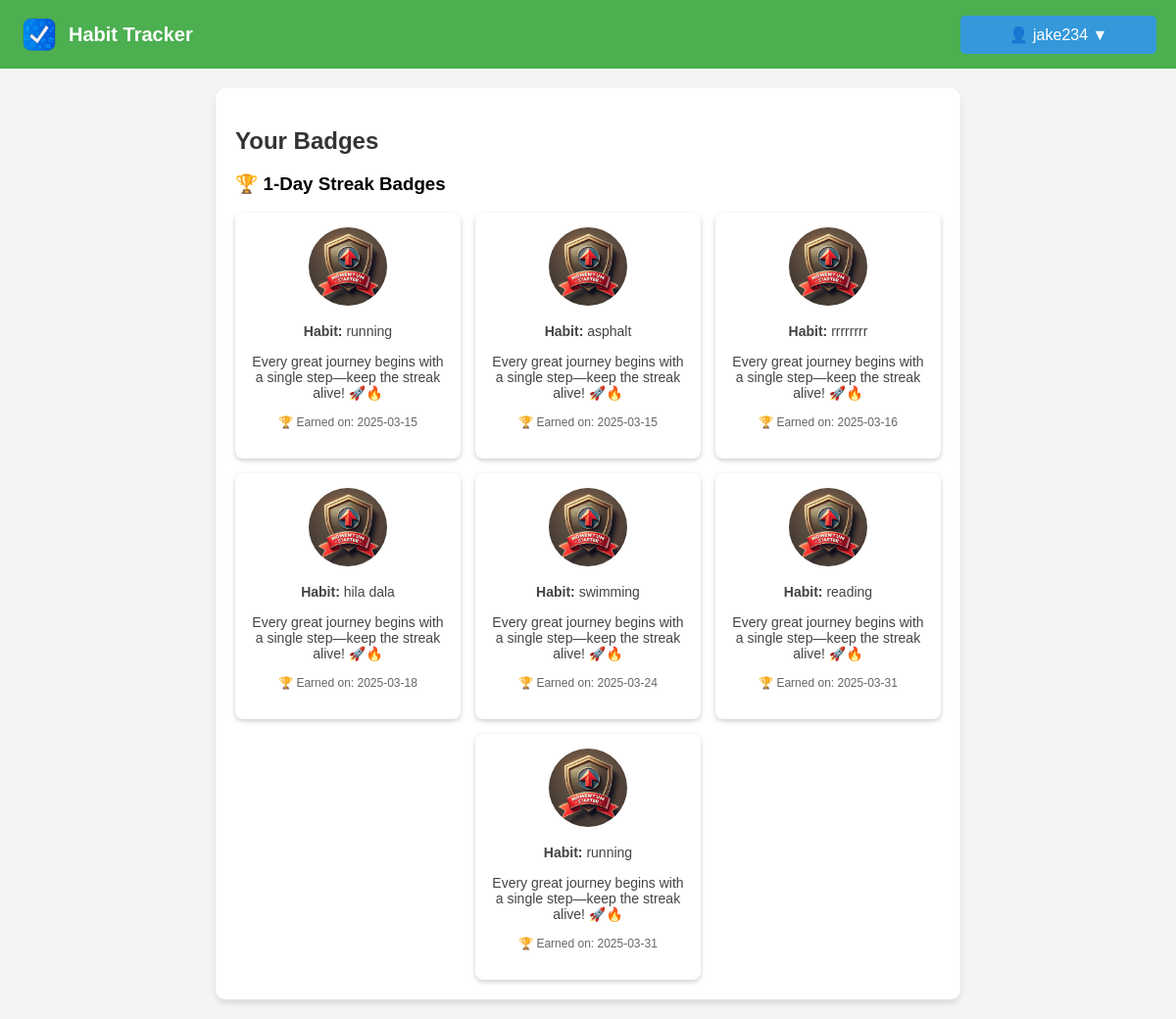
Page /badges (signed in) on the committed database.
### models.py (models this page shows, shortened)
class UserBadge(db.Model):
    id = db.Column(db.Integer, primary_key=True)
    user_id = db.Column(db.Integer, db.ForeignKey('user.id'), nullable=False)
    habit_id = db.Column(db.Integer, db.ForeignKey('activity.id'), nullable=False)
    habit_name = db.Column(db.String(100))  # New column to store habit name
    badge_id = db.Column(db.Integer, db.ForeignKey('badge.id'), nullable=False)
    awarded_at = db.Column(db.DateTime, default=datetime.utcnow)
    user = db.relationship('User', backref=db.backref('earned_badges', lazy=True))
    badge = db.relationship('Badge', backref=db.backref('awarded_to', lazy=True))

class Badge(db.Model):
    id = db.Column(db.Integer, primary_key=True)
    name = db.Column(db.String(100), nullable=False, unique=True)  # Badge name
    description = db.Column(db.Text, nullable=True)  # Description
    streak_required = db.Column(db.Integer, nullable=False)  # Streak condition
    created_at = db.Column(db.DateTime, default=datetime.utcnow)
    image_filename = db.Column(db.String(255), nullable=False)

class Activity(db.Model):
    id = db.Column(db.Integer, primary_key=True)
    name = db.Column(db.String(120), nullable=False)
    user_id = db.Column(db.Integer, db.ForeignKey('user.id'), nullable=False)
    streak = db.Column(db.Integer, default=0)
    highest_streak = db.Column(db.Integer, default=0)  # New column for highest streak
    last_completed = db.Column(db.DateTime, default=None)
    date_added = db.Column(db.Date, default=datetime.utcnow)
    status = db.Column(db.String(10), default='active')

### routes.py (the view)
@main_bp.route('/badges')
def badges():
    if 'user_id' not in session:
        flash("You need to log in first.", "danger")
        return redirect(url_for('main.login'))
    user_id = session['user_id']
    user_badges = UserBadge.query.filter_by(user_id=user_id).all()
    for badge in user_badges:
        badge.badge.name_escaped = json.dumps(badge.badge.name)
        badge.badge.description_escaped = json.dumps(badge.badge.description)
        badge.habit = Activity.query.get(badge.habit_id)
    streak_groups = {
        360: [],
        180: [],
        30: [],
        7: [],
        1: []
    }
    for badge in user_badges:
        if badge.badge and badge.badge.streak_required:
            if badge.badge.streak_required in streak_groups:
                streak_groups[badge.badge.streak_required].append(badge)
    sorted_streak_groups = {
        k: streak_groups[k] for k in sorted(streak_groups.keys(), reverse=True)
    }
    return render_template(
        'badges.html',
        username=session['username'],
        streak_groups=sorted_streak_groups
    )

### templates/badges.html (shortened to what this page needs)
<!DOCTYPE html>
<html lang="en">
  <head>
    <link
      rel="stylesheet"
      href="{{ url_for('static', filename='styles.css') }}"
    />
  </head>
  <body>
    <nav class="navbar">
      <div class="logo">
        <img
          src="{{ url_for('static', filename='logo.png') }}"
          alt="Habit Tracker Logo"
        />
        <span class="app-name">Habit Tracker</span>
      </div>
      <div class="nav-buttons">
        <div class="dropdown">
          <button class="dropbtn">👤 {{ session['username'] }} ▼</button>
        </div>
      </div>
    </nav>
    <div class="container">
      <h2>Your Badges</h2>
      {% if streak_groups %} {% for streak, badges in streak_groups.items() %}
      {% if badges %}
      <div class="badge-group">
        <h3>🏆 {{ streak }}-Day Streak Badges</h3>
        <div class="badge-grid">
          {% for badge in badges %}
          <div
            class="badge-card"
            onclick="openBadgeModal(
                      '{{ badge.badge.name }}',
                      '{{ badge.badge.description }}',
                      '{{ url_for('static', filename='badges/' + badge.badge.image_filename) }}',
                      '{% if badge.habit %}{{ badge.habit.name }}{% else %}{{ badge.habit_name }}{% endif %}'
                    )"
          >
            <img
              src="{{ url_for('static', filename='badges/' + badge.badge.image_filename) }}"
              alt="{{ badge.badge.name }}"
              title="{{ badge.badge.name }}"
              class="badge-img"
            />
            <p>
              <strong>Habit:</strong>
              {% if badge.habit %} {{ badge.habit.name }} {% else %} {{
              badge.habit_name }} {% endif %}
            </p>
            <p>{{ badge.badge.description }}</p>
            <p class="badge-earned">
              🏆 Earned on: {{ badge.awarded_at.strftime('%Y-%m-%d') }}
            </p>
          </div>
          {% endfor %}
        </div>
      </div>
      {% endif %} {% endfor %} {% else %}
      <p>
        No badges earned yet. Keep tracking your habits to unlock achievements!
      </p>
      {% endif %}
    </div>
  </body>
</html>

### static/styles.css (style rules this page uses)
body { margin: 0; padding: 0; font-family: Arial, sans-serif; background-color: #f4f4f4; }
.navbar { display: flex; justify-content: space-between; align-items: center; background-color: #4CAF50; padding: 15px 20px; color: white; }
.logo { display: flex; align-items: center; }
.logo img { width: 40px; height: 40px; margin-right: 10px; }
.app-name { font-size: 20px; font-weight: bold; }
.dropbtn { background-color: #3498db; color: white; padding: 10px 16px; font-size: 16px; border: none; cursor: pointer; border-radius: 5px; }
.dropdown { position: relative; display: inline-block; }
.container { width: 60%; margin: 20px auto; padding: 20px; background: white; box-shadow: 0px 4px 6px rgba(0, 0, 0, 0.1); border-radius: 10px; }
h2 { color: #333; margin-bottom: 15px; }
button { padding: 8px 12px; width: 200px; border: none; border-radius: 5px; font-size: 14px; cursor: pointer; transition: 0.3s ease-in-out; }
p { font-size: 14px; color: #444; margin-bottom: 15px; }
.badge-earned { font-size: 12px; color: #666; }
.badge-grid { display: flex; flex-wrap: wrap; gap: 15px; justify-content: center; }
.badge-card { background: #fff; padding: 15px; border-radius: 8px; box-shadow: 0 2px 5px rgba(0, 0, 0, 0.2); text-align: center; width: 200px; cursor: pointer; transition: transform 0.2s; }
.badge-img { width: 80px; height: 80px; border-radius: 50%; }

### rows in the picture
UserBadge: image_filename (picture), habit_name "running", badge.description "Every great journey begins with a single step—keep the streak alive! 🚀🔥", awarded_at "2025-03-15"
UserBadge: image_filename (picture), habit_name "asphalt", badge.description "Every great journey begins with a single step—keep the streak alive! 🚀🔥", awarded_at "2025-03-15"
UserBadge: image_filename (picture), habit_name "rrrrrrrr", badge.description "Every great journey begins with a single step—keep the streak alive! 🚀🔥", awarded_at "2025-03-16"
UserBadge: image_filename (picture), habit_name "hila dala", badge.description "Every great journey begins with a single step—keep the streak alive! 🚀🔥", awarded_at "2025-03-18"
UserBadge: image_filename (picture), habit.name "swimming", badge.description "Every great journey begins with a single step—keep the streak alive! 🚀🔥", awarded_at "2025-03-24"
UserBadge: image_filename (picture), habit.name "reading", badge.description "Every great journey begins with a single step—keep the streak alive! 🚀🔥", awarded_at "2025-03-31"
UserBadge: image_filename (picture), habit.name "running", badge.description "Every great journey begins with a single step—keep the streak alive! 🚀🔥", awarded_at "2025-03-31"

### other values in the picture
{{ session['username'] }} "jake234"
{{ streak }} "1"
